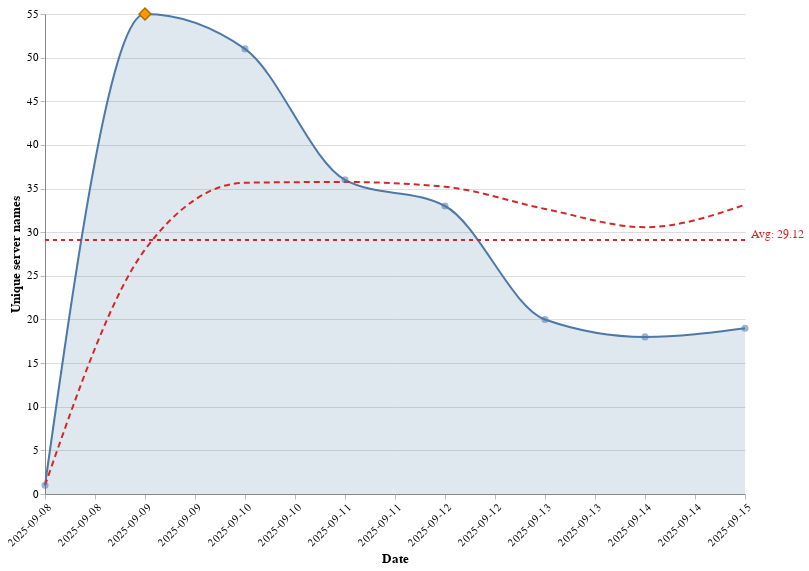

Write the Vega-Lite specification saved for this chart.
### Vega-Lite specification from a JSON file in a GitHub repository (floating-point values rounded to 4 significant figures)
{"$schema": "https://vega.github.io/schema/vega-lite/v5.json", "description": "Unique servers published per day (line + 7d moving average)", "background": "white", "width": 700, "height": 480, "data": {"values": [{"count": 1, "date": "2025-09-08"}, {"count": 55, "date": "2025-09-09"}, {"count": 51, "date": "2025-09-10"}, {"count": 36, "date": "2025-09-11"}, {"count": 33, "date": "2025-09-12"}, {"count": 20, "date": "2025-09-13"}, {"count": 18, "date": "2025-09-14"}, {"count": 19, "date": "2025-09-15"}]}, "transform": [{"sort": [{"field": "date"}], "frame": [-6, 0], "window": [{"field": "count", "op": "mean", "as": "ma7"}]}, {"joinaggregate": [{"field": "count", "op": "argmax", "as": "peakRow"}]}, {"window": [{"op": "row_number", "as": "rowNumber"}], "sort": [{"field": "date"}]}, {"joinaggregate": [{"field": "rowNumber", "op": "max", "as": "lastRow"}]}, {"calculate": "datum.rowNumber === datum.lastRow", "as": "isLast"}, {"calculate": "datum.count === datum.peakRow.count ? true : false", "as": "isPeak"}], "layer": [{"encoding": {"x": {"field": "date", "axis": {"title": "Date", "labelAngle": -45, "grid": false, "format": "%Y-%m-%d"}, "type": "temporal"}, "y": {"field": "count", "axis": {"grid": true, "title": "Unique server names"}, "type": "quantitative"}}, "mark": {"opacity": 0.18, "interpolate": "monotone", "color": "#4e79a7", "type": "area"}}, {"encoding": {"x": {"field": "date", "type": "temporal"}, "y": {"field": "count", "type": "quantitative"}}, "mark": {"interpolate": "monotone", "stroke": "#4e79a7", "type": "line", "strokeWidth": 2}}, {"encoding": {"x": {"field": "date", "type": "temporal"}, "y": {"field": "ma7", "type": "quantitative"}}, "mark": {"strokeDash": [6, 4], "interpolate": "monotone", "stroke": "#d62728", "type": "line", "strokeWidth": 2}}, {"mark": {"size": 50, "filled": true, "color": "#4e79a7", "type": "point"}, "selection": {"hover": {"empty": "none", "nearest": true, "on": "mouseover", "type": "single"}}, "encoding": {"tooltip": [{"field": "date", "type": "temporal", "title": "Date"}, {"field": "count", "type": "quantitative", "title": "Daily unique"}, {"field": "ma7", "type": "quantitative", "title": "7d avg"}], "y": {"field": "count", "type": "quantitative"}, "opacity": {"condition": {"selection": "hover", "value": 1}, "value": 0.55}, "x": {"field": "date", "type": "temporal"}}}, {"encoding": {"tooltip": [{"field": "date", "type": "temporal", "title": "Peak date"}, {"field": "count", "type": "quantitative", "title": "Peak unique count"}], "y": {"field": "count", "type": "quantitative"}, "opacity": {"condition": {"value": 1, "test": "datum.isPeak == true"}, "value": 0}, "x": {"field": "date", "type": "temporal"}}, "mark": {"stroke": "#b36b00", "type": "point", "shape": "diamond", "color": "#ff9900", "strokeWidth": 1.5, "filled": true, "size": 140}}, {"encoding": {"y": {"datum": 29.12}}, "mark": {"strokeWidth": 1.5, "color": "#d62728", "type": "rule", "strokeDash": [4, 4]}}, {"mark": {"fontSize": 12, "color": "#d62728", "type": "text", "dx": 6, "dy": -6, "align": "left"}, "transform": [{"filter": "datum.isLast == true"}], "encoding": {"y": {"datum": 29.12}, "text": {"value": "Avg: 29.12"}, "x": {"field": "date", "type": "temporal"}}}], "config": {"axis": {"titleFontSize": 13, "labelFont": "Segoe UI", "tickColor": "#bbb", "domainColor": "#888", "labelFontSize": 11, "titleFont": "Segoe UI"}, "view": {"stroke": "transparent"}}}
